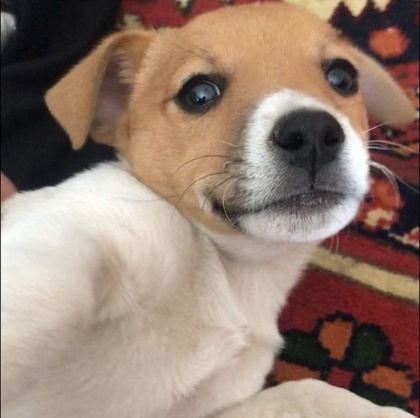
%> input picture Biccy.jpg, 420 x 418 px, shrunk from 739 x 735 before the run
$ octave grey_patches.m   (GNU Octave 9; MATLAB toolbox functions it lacks are replaced by stand-ins)
%> lines starting %> are read from the running program, lines starting %| are printed output that depends on the picture
% RegionHoloFromGreyscale_4x4.m
clear; clc;

% --- Load grayscale image ---
filename = 'Biccy.jpg';
[~, name, ~] = fileparts(filename);
img = im2double(imread(filename));
if size(img, 3) > 1
    img = rgb2gray(img);
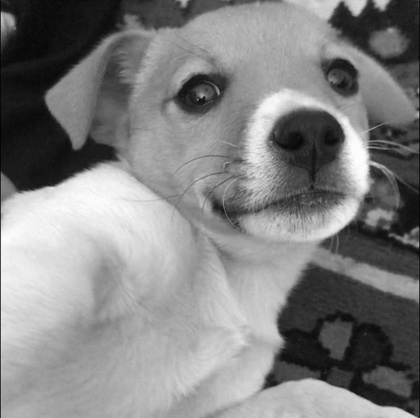
%> img: size 418x420 double; min 0.00846, max 1, mean 0.511
end
[M, N] = size(img);
%> M = 418; N = 420
total_pixels = M * N;
%> total_pixels = 175560

% --- Create output folder ---
outdir = 'RegionHologramOutputs';
if ~exist(outdir, 'dir')
    mkdir(outdir);
end

% --- Frequency grid (same size as original image) ---
[u, v] = meshgrid(linspace(0, 1, N), linspace(0, 1, M));
U = u;
V = v;

%%
% --- Quantize intensities (e.g. into 32 levels) to group similar regions ---
nLevels = 256;

%Option 1: Linear
quantized = round(img * (nLevels - 2));  % values 0 to 31


% [41 lines of commented-out code are left out]


nLevels = 32;  % or 64, depending on your use

% === 1. Choose a non-linear mapping to emphasize low intensities ===

% Option A: Square root (simple and effective)
mapped = sqrt(img);
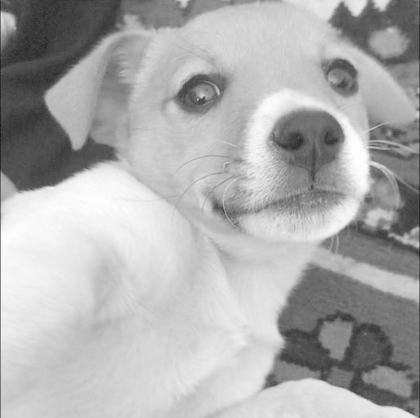
%> mapped: size 418x420 double; min 0.092, max 1, mean 0.682

% Option B: Logarithmic scaling (stronger low-end emphasis)
% mapped = log(1 + 9 * img) / log(10);  % scales to [0,1]

% Option C: Gamma correction with gamma < 1
% gamma = 0.5;
% mapped = img .^ gamma;

% === 2. Quantize into bins ===
quantized = floor(mapped * nLevels);
quantized = min(quantized, nLevels - 1);  % clip overflow


%%
% --- Label connected components by intensity ---
H_partial = zeros(M, N);
count = 0;

%> (the run ends here)
